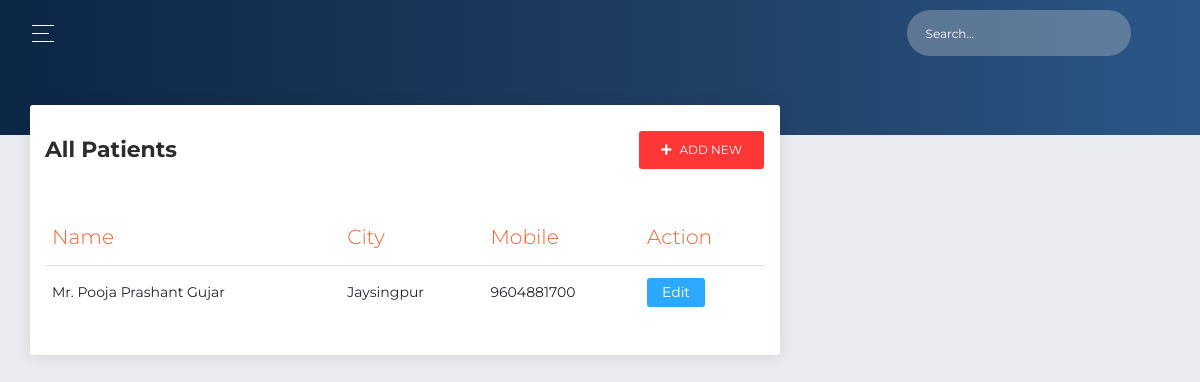
The page /patients/allpatients/ on the database as committed earlier.
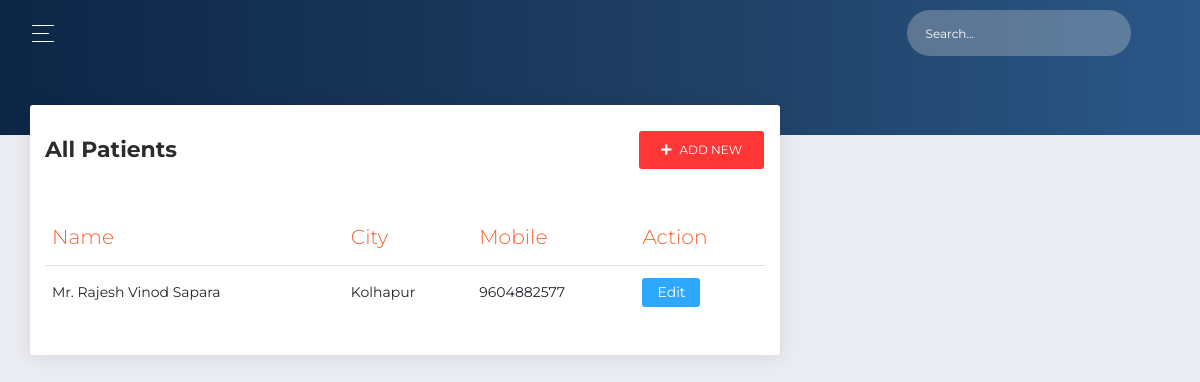
The same page on the database as committed later.
### patients/models.py (models this page shows, shortened)
class Patient(models.Model):
    case_paper_number = models.CharField(max_length=20)
    full_name = models.CharField(max_length=200, validators=[MinLengthValidator(10)])
    age = models.IntegerField(blank=False, validators=[MinValueValidator(12), MaxValueValidator(65)])
    birth_date = models.DateField(blank=True, null=True)
    gender = models.CharField(max_length=10, choices=PatientGender.choices, default=PatientGender.MALE)
    mobile_number = models.CharField(max_length=10)
    email = models.EmailField(max_length=100, blank=True)
    city = models.CharField(max_length=50, blank=True)
    pin_code = models.IntegerField(blank=True, null=True)
    referred_by = models.CharField(max_length=100, blank=True)
    date_added = models.DateTimeField(auto_now_add=True)

### patients/views.py (the view)
# urls.py: path('allpatients/', views.allPatients, name='allPatients'),
def allPatients(request):
    if request.method == 'GET':
        patients = Patient.objects.order_by('id').reverse()
        return render(request, 'patients/all-patients.html', {'patients': patients})

### templates/patients/all-patients.html (shortened to what this page needs)
{% extends 'base.html' %}
{% load static %}
{% load crispy_forms_tags %}
{% block content %}
<div class="row">
    <div class="col-md-8">
        <div class="card">
            <div class="card-header py-3 d-flex flex-row align-items-center justify-content-between">
                <div>
                    <h5 class="title">All Patients</h5>
                </div>
                <div>
                    <form action="{% url 'addPatient' %}" method="GET">
                        <button class="btn btn-danger"><i class="fas fa-plus pr-2"></i>ADD NEW</button>
                    </form>
                </div>
            </div>
            <div class="card-body">
                {% if patients %}
                <div class="table-responsive">
                    <table class="table">
                        <thead class="text-primary">
                            <th>
                                Name
                            </th>
                            <th>
                                City
                            </th>
                            <th>
                                Mobile
                            </th>
                            <th>Action</th>
                        </thead>
                        <tbody>
                            {% for patient in patients %}
                            <tr>
                                <td>
                                    {{patient.full_name}}
                                </td>
                                <td>
                                    {{patient.city}}
                                </td>
                                <td>
                                    {{patient.mobile_number}}
                                </td>
                                <td>
                                    <a href="{% url 'editPatient' patient.id %}" class="btn btn-info btn-sm">Edit</a>
                                </td>
                            </tr>
                            {% endfor %}
                        </tbody>
                    </table>
                </div>
                {% else %}
                <div class="text-center">
                    <h2>No Patients Found!</h2>
                    <br>
                    <a role="button" class="btn btn-primary" href="{% url 'addPatient' %}">New Patient</a>
                </div>
                {% endif %}
            </div>
        </div>
    </div>
</div>
{% endblock content %}

### templates/base.html (shortened to what this page needs)
<!DOCTYPE html>
{% load static %}
<html lang="en">
<head>
    <link rel="stylesheet" href="https://cdnjs.cloudflare.com/ajax/libs/font-awesome/5.15.4/css/all.min.css"
 />
    <link rel="stylesheet" href="https://cdn.jsdelivr.net/npm/bootstrap@4.6.0/dist/css/bootstrap.min.css"
>
    <link rel="stylesheet" href="//code.jquery.com/ui/1.12.1/themes/base/jquery-ui.css">
    <link rel="stylesheet" href="https://cdnjs.cloudflare.com/ajax/libs/datepicker/0.6.5/datepicker.min.css"
 />
    <link href="{% static 'styles/now-ui-dashboard.css' %}" rel="stylesheet" />
    <link rel="stylesheet" type="text/css" href='{% static "styles/main.css" %}'>
</head>
<body>
    <div class="wrapper ">
        <div class="main-panel" id="main-panel">
            <nav class="navbar navbar-expand-lg navbar-transparent  bg-primary  navbar-absolute">
                <div class="container-fluid">
                    <div class="navbar-wrapper">
                        <div class="navbar-toggle">
                            <button type="button" class="navbar-toggler">
                                <span class="navbar-toggler-bar bar1"></span>
                                <span class="navbar-toggler-bar bar2"></span>
                                <span class="navbar-toggler-bar bar3"></span>
                            </button>
                        </div>
                    </div>
                    <div class="collapse navbar-collapse justify-content-end" id="navigation">
                        <form>
                            <div class="input-group no-border">
                                <input type="text" value="" class="form-control" placeholder="Search...">
                                <div class="input-group-append">
                                    <div class="input-group-text">
                                        <i class="now-ui-icons ui-1_zoom-bold"></i>
                                    </div>
                                </div>
                            </div>
                        </form>
                        <ul class="navbar-nav">
                            <li class="nav-item">
                                <a class="nav-link" href="">
                                    <i class="now-ui-icons users_single-02"></i>
                                </a>
                            </li>
                        </ul>
                    </div>
                </div>
            </nav>
            <div class="panel-header panel-header-sm">
            </div>
            <div class="content">
                {% block content %}
                {% endblock content %}
            </div>
        </div>
    </div>
</body>
</html>

### static/styles/main.css (style rules this page uses)
h5, h6 { margin-top: 0px; margin-bottom: 0px; }

Rows that differ between the two databases and show on the page:
removed Patient: full_name "Mr. Pooja Prashant Gujar", city "Jaysingpur", mobile_number "9604881700"
added Patient: full_name "Mr. Rajesh Vinod Sapara", city "Kolhapur", mobile_number "9604882577"
